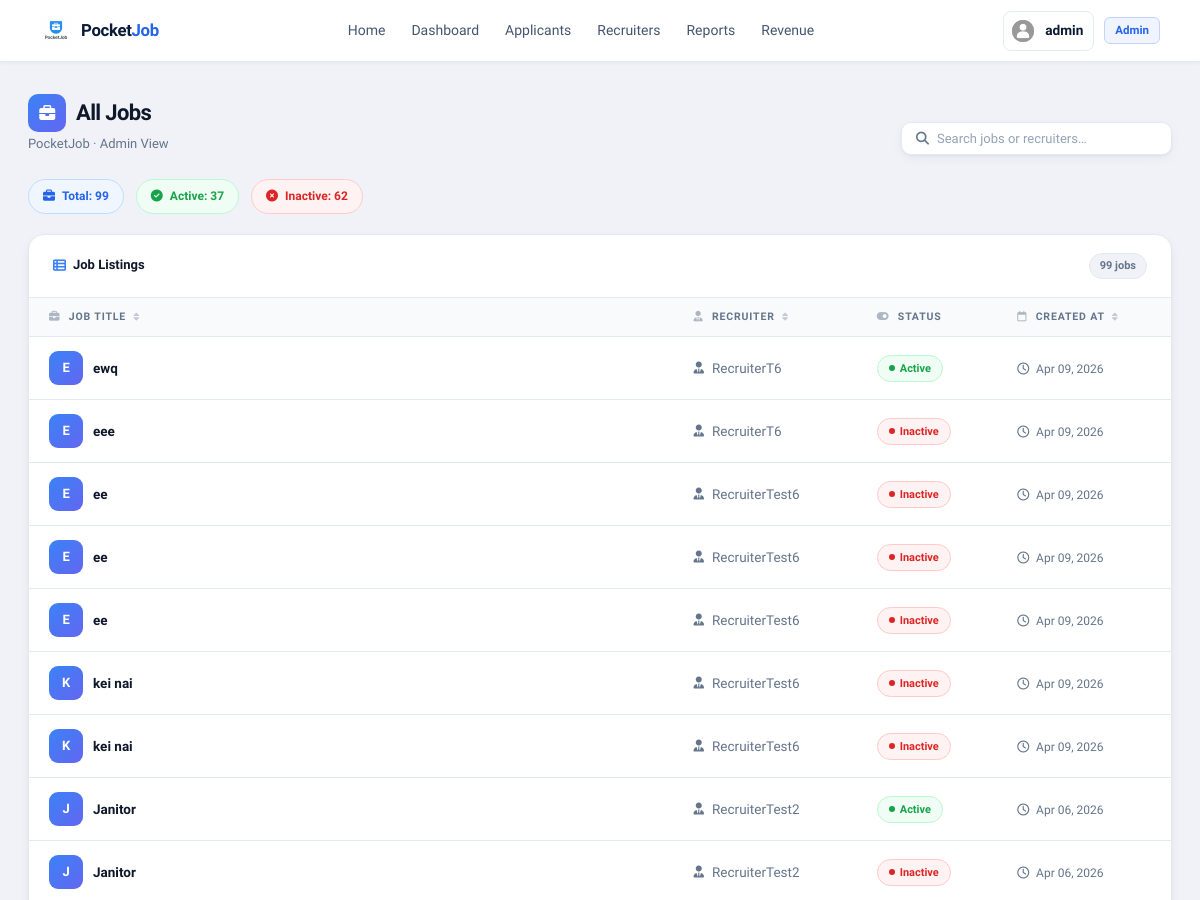
Page /jobs/admin/jobs/ (signed in, upper part) on the earlier database version.
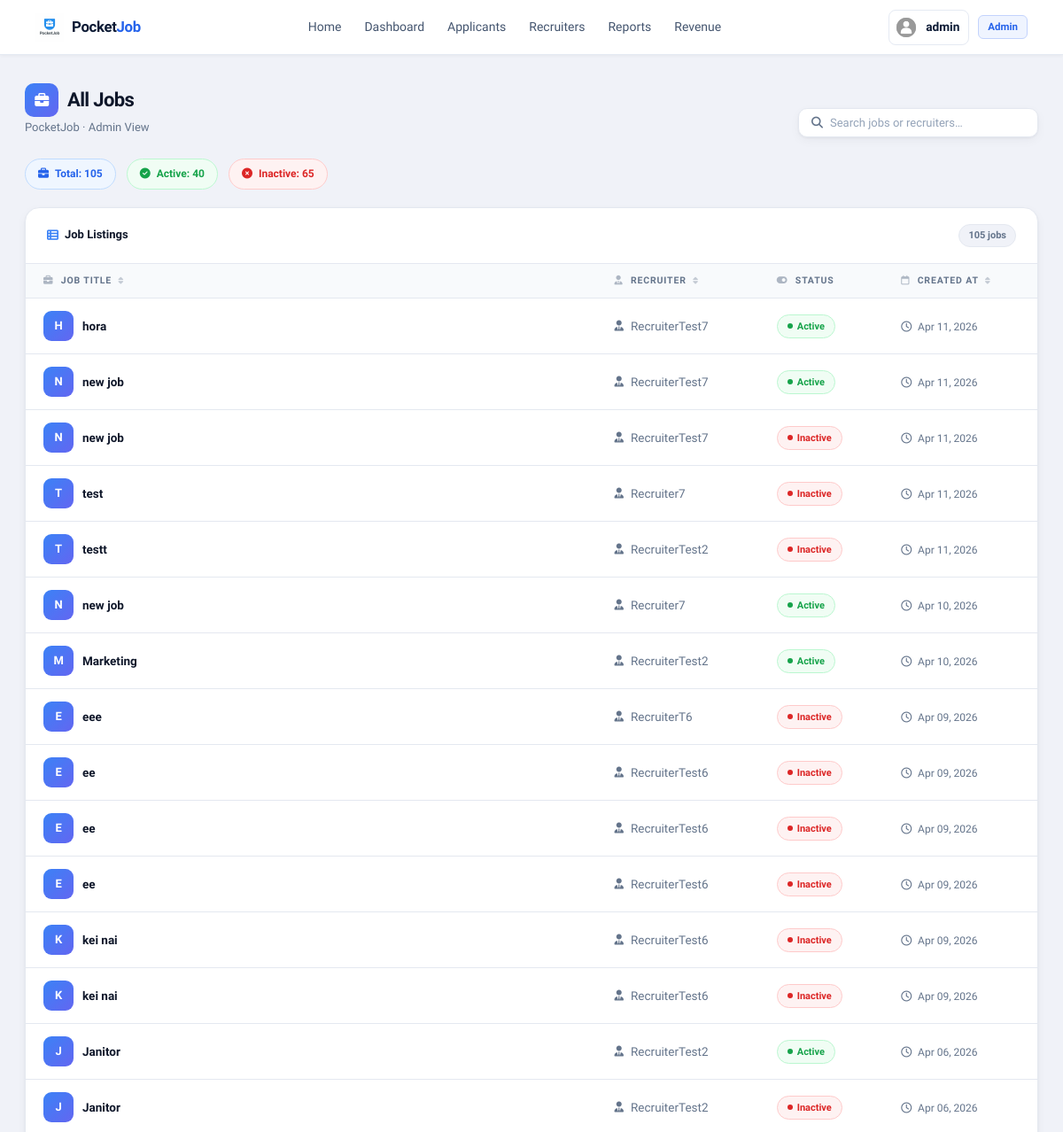
Same page on the later database version.
### Job_Post/models.py (models this page shows, shortened)
class Job(models.Model):
    JOB_TYPE_CHOICES = [
        ('Part Time', 'Part Time'),
        ('Full Time', 'Full Time'),
        ('Flexible', 'Flexible'),
    ]
    recruiter = models.ForeignKey(
        User,
        on_delete=models.CASCADE,
        related_name='jobs'
    )
    title = models.CharField(max_length=200)
    tags = models.CharField(max_length=200)
    location = models.CharField(max_length=255, default="Unknown")
    job_type = models.CharField(
        max_length=50,
        choices=JOB_TYPE_CHOICES,
        default='Full Time'
    )
    min_salary = models.IntegerField(null=True, blank=True)
    max_salary = models.IntegerField(null=True, blank=True)
    negotiable = models.BooleanField(default=False)
    description = models.TextField()
    responsibilities = models.TextField()
    image = models.ImageField(
        upload_to='job_images/',
        null=True,
        blank=True
    )
    is_active = models.BooleanField(default=False)
    created_at = models.DateTimeField(auto_now_add=True)
    deadline = models.DateTimeField(null=True, blank=True)

### Job_Post/views.py (the view)
# urls.py: path('admin/jobs/', views.admin_jobs, name='admin_jobs'),
@staff_member_required
def admin_jobs(request):
    jobs = Job.objects.all().order_by('-created_at')
    return render(request, 'Job_Post/admin_jobs.html', {'jobs': jobs})

### accounts/context_processors.py (called while the page is built)
def notification_count(request):
    if request.user.is_authenticated:
        count = Notification.objects.filter(
            user=request.user,
            is_read=False
        ).count()
        return {'notification_count': count}
    return {}

### chat/context_processors.py (called while the page is built)
def unread_messages(request):
    if request.user.is_authenticated:
        unread_count = Message.objects.filter(
            chatroom__in=ChatRoom.objects.filter(
                Q(recruiter=request.user) | Q(applicant=request.user)
            ),
            is_read=False
        ).exclude(sender=request.user).count()
        return {'unread_count': unread_count}
    return {'unread_count': 0}

### templates/Job_Post/admin_jobs.html (shortened to what this page needs)
{% extends 'base.html' %}
{% load static %}
{% block content %}
<link rel="stylesheet" href="https://cdnjs.cloudflare.com/ajax/libs/font-awesome/6.5.0/css/all.min.css">
<div class="jobs-wrap">
  <div class="jobs-topbar">
    <div>
      <h2 class="jobs-title">
        <span class="jobs-title-icon"><i class="fa-solid fa-briefcase"></i></span>
        All Jobs
      </h2>
      <p class="jobs-subtitle">PocketJob · Admin View</p>
    </div>
    <div class="search-wrap">
      <div class="search-box">
        <i class="fa-solid fa-magnifying-glass"></i>
        <input type="text" id="jobSearch" placeholder="Search jobs or recruiters…">
      </div>
    </div>
  </div>
  <div class="mini-stats">
    <span class="mini-chip chip-blue">
      <i class="fa-solid fa-briefcase"></i>
      Total: {{ jobs|length }}
    </span>
    <span class="mini-chip chip-green" id="activeCount">
    </span>
    <span class="mini-chip chip-red" id="inactiveCount">
    </span>
  </div>
  <div class="table-card">
    <div class="table-card-header">
      <h6>
        <i class="fa-solid fa-table-list" style="color:#3b82f6"></i>
        Job Listings
      </h6>
      <span class="row-count" id="rowCount">{{ jobs|length }} jobs</span>
    </div>
    <div style="overflow-x:auto;">
      <table class="jobs-table" id="jobsTable">
        <thead>
          <tr>
            <th>
              <i class="fa-solid fa-briefcase" style="margin-right:5px;opacity:.5"></i>
              Job Title
              <span class="sort-icon"><i class="fa-solid fa-sort"></i></span>
            </th>
            <th>
              <i class="fa-solid fa-user-tie" style="margin-right:5px;opacity:.5"></i>
              Recruiter
              <span class="sort-icon"><i class="fa-solid fa-sort"></i></span>
            </th>
            <th>
              <i class="fa-solid fa-toggle-on" style="margin-right:5px;opacity:.5"></i>
              Status
            </th>
            <th>
              <i class="fa-regular fa-calendar" style="margin-right:5px;opacity:.5"></i>
              Created At
              <span class="sort-icon"><i class="fa-solid fa-sort"></i></span>
            </th>
          </tr>
        </thead>
        <tbody id="jobsBody">
          {% for job in jobs %}
          <tr data-active="{{ job.is_active }}">
            <td>
              <div class="job-title-cell">
                <div class="job-avatar">{{ job.title|slice:":1"|upper }}</div>
                {{ job.title }}
              </div>
            </td>
            <td>
              <div class="recruiter-cell">
                <i class="fa-solid fa-user-tie"></i>
                {{ job.recruiter }}
              </div>
            </td>
            <td>
              {% if job.is_active %}
                <span class="status-badge badge-active">
                  <span class="badge-dot"></span> Active
                </span>
              {% else %}
                <span class="status-badge badge-inactive">
                  <span class="badge-dot"></span> Inactive
                </span>
              {% endif %}
            </td>
            <td>
              <span class="date-cell">
                <i class="fa-regular fa-clock" style="margin-right:4px"></i>
                {{ job.created_at|date:"M d, Y" }}
              </span>
            </td>
          </tr>
          {% endfor %}
        </tbody>
      </table>
    </div>
  </div>
</div>
{% endblock %}

Differences in the rows shown:
removed Job: title "E", title "ewq", recruiter "RecruiterT6", is_active True (drawn), created_at "Apr 09, 2026"
added Job: title "H", title "hora", recruiter "RecruiterTest7", is_active True (drawn), created_at "Apr 11, 2026"
added Job: title "N", title "new job", recruiter "RecruiterTest7", is_active True (drawn), created_at "Apr 11, 2026"
added Job: title "N", title "new job", recruiter "RecruiterTest7", is_active False (drawn), created_at "Apr 11, 2026"
added Job: title "T", title "test", recruiter "Recruiter7", is_active False (drawn), created_at "Apr 11, 2026"
added Job: title "T", title "testt", recruiter "RecruiterTest2", is_active False (drawn), created_at "Apr 11, 2026"
added Job: title "N", title "new job", recruiter "Recruiter7", is_active True (drawn), created_at "Apr 10, 2026"
added Job: title "M", title "Marketing", recruiter "RecruiterTest2", is_active True (drawn), created_at "Apr 10, 2026"
Other differences:
{{ jobs|length }}: "99" → "105"
text written by a page script: "Active: 37" → "Active: 40"
text written by a page script: "Inactive: 62" → "Inactive: 65"
